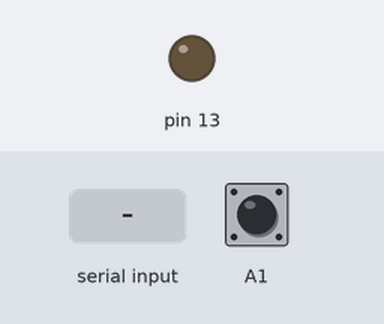
The sketch below on a simulated Arduino Uno, built with avr-gcc and run on an emulated ATmega328P. On the bench: output pins drawn as LEDs (lit = HIGH). The inputs (shaded band) are chosen by the test bench; at power-on: A1 HIGH. What the sketch prints to the serial monitor is not drawn.

Above: at 1.2 s.
1.3 s: A1 pulled LOW for 0.15 s
At 2.1 s:
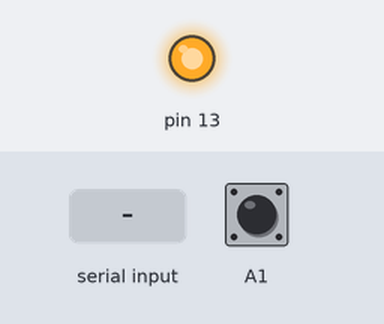
2.9 s: "90,45\n" received over Serial
At 3.9 s:
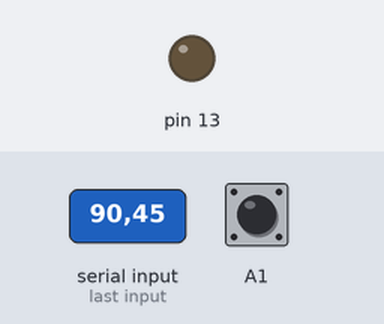
4.4 s: "1\n" received over Serial
At 5.0 s:
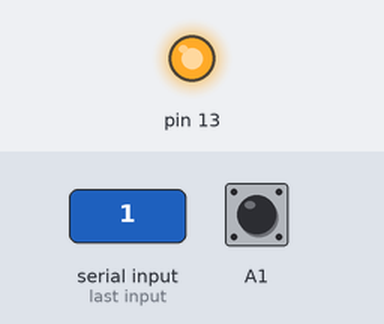
5.9 s: "30,150\n" received over Serial
At 7.3 s:
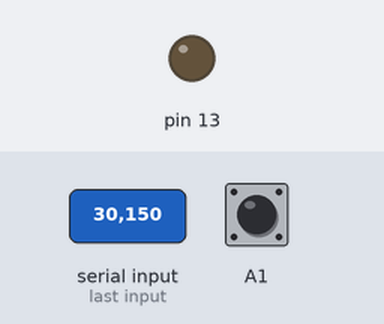
Timing chart, 0 to 8.4 s (numbered marks = the images above; inputs shaded):
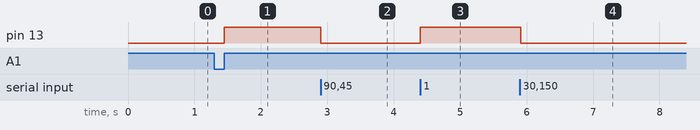

The sketch:

24.ino
```cpp
int pomocna;

#define sviti HIGH
#define nesviti LOW

int t;
int pred = 0;
int stav;
void setup(){
	Serial.begin(9600);
	pinMode(13,OUTPUT);
	pinMode(A1,INPUT_PULLUP);
}
void loop(){
	t = !digitalRead(A1);
	stav = digitalRead(13);
	if(t == 0 && pred == 1){
		// stisknuti dokonceno
		digitalWrite(13,!stav);
		Serial.println("Tlaèítko stisknuto, pøepínám svìtlo");
	}
	pred = t;

	if (Serial.available()>0){
		pomocna=Serial.read() - 48;
		if(pomocna == 1){
			Serial.println("Sériová linka: pøijato 1");
			digitalWrite(13,sviti);
		}
		else if(pomocna == 0){
			Serial.println("Sériová linka: pøijato 0");
			digitalWrite(13,nesviti);
		}
	}

}
```

Measured:
- after the input at 1.3 s, pin 13: LOW → HIGH after 0.15 s
- after the input at 2.9 s, pin 13: HIGH → LOW at once
- after the input at 4.4 s, pin 13: LOW → HIGH at once
- after the input at 5.9 s, pin 13: HIGH → LOW at once
